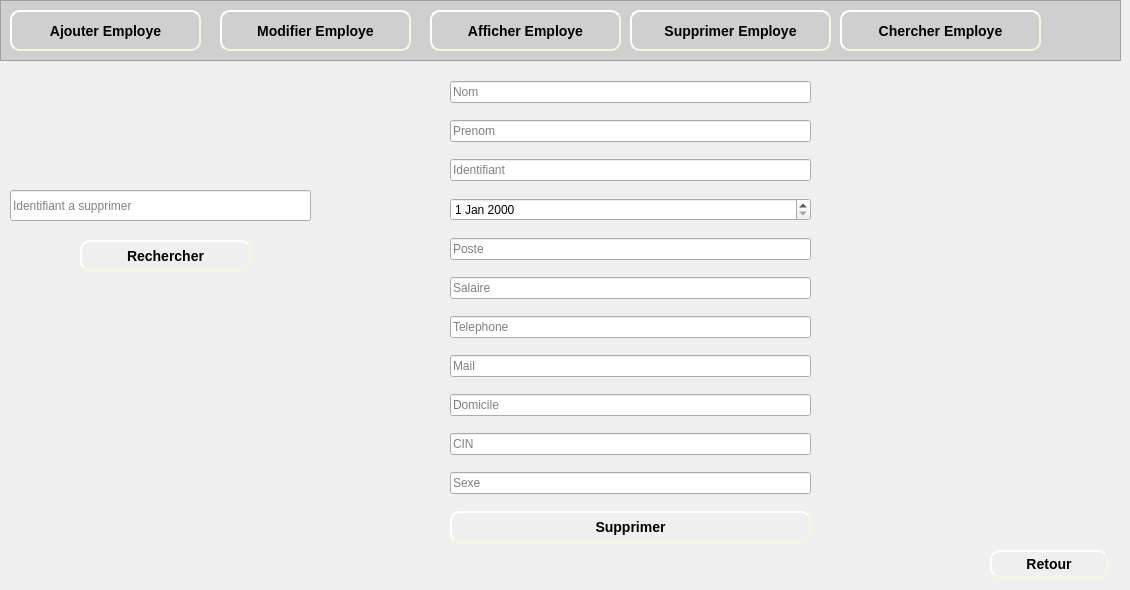
    <widget class="QWidget" name="page_6">
     <widget class="QFrame" name="frame_6">
      <property name="geometry">
       <rect>
        <x>0</x>
        <y>0</y>
        <width>1121</width>
        <height>61</height>
       </rect>
      </property>
      <property name="styleSheet">
       <string notr="true">background-color: rgb(207, 207, 207);</string>
      </property>
      <property name="frameShape">
       <enum>QFrame::StyledPanel</enum>
      </property>
      <property name="frameShadow">
       <enum>QFrame::Raised</enum>
      </property>
      <widget class="QPushButton" name="pushButton_ajouterEmploye_6">
       <property name="geometry">
        <rect>
         <x>10</x>
         <y>10</y>
         <width>191</width>
         <height>41</height>
        </rect>
       </property>
       <property name="styleSheet">
        <string notr="true">#pushButton_ajouterEmploye_6
{
	background-color: rgb(207, 207, 207);
	border-color: beige;
border-style: outset;
  border-width: 2px;
  border-radius: 10px;
  font: bold 14px;
  min-width: 6em;
  padding: 6px;

}
#pushButton_ajouterEmploye_5:hover
{
	border-color: blue;
}</string>
       </property>
       <property name="text">
        <string>Ajouter Employe</string>
       </property>
      </widget>
      <widget class="QLabel" name="label_64">
       <property name="geometry">
        <rect>
         <x>20</x>
         <y>20</y>
         <width>21</width>
         <height>21</height>
        </rect>
       </property>
       <property name="text">
        <string/>
       </property>
       <property name="pixmap">
        <pixmap>../Bouttons/ajouMachine-removebg-preview.png</pixmap>
       </property>
       <property name="scaledContents">
        <bool>true</bool>
       </property>
      </widget>
      <widget class="QPushButton" name="pushButton_modifierEmploye_6">
       <property name="geometry">
        <rect>
         <x>220</x>
         <y>10</y>
         <width>191</width>
         <height>41</height>
        </rect>
       </property>
       <property name="styleSheet">
        <string notr="true">#pushButton_modifierEmploye_6
{
	background-color: rgb(207, 207, 207);
	border-color: beige;
border-style: outset;
  border-width: 2px;
  border-radius: 10px;
  font: bold 14px;
  min-width: 6em;
  padding: 6px;

}
#pushButton_modifierEmploye_5:hover
{
	border-color: blue;
}</string>
       </property>
       <property name="text">
        <string>Modifier Employe</string>
       </property>
      </widget>
      <widget class="QLabel" name="label_65">
       <property name="geometry">
        <rect>
         <x>230</x>
         <y>20</y>
         <width>21</width>
         <height>21</height>
        </rect>
       </property>
       <property name="text">
        <string/>
       </property>
       <property name="pixmap">
        <pixmap>../Bouttons/modifier-removebg-preview.png</pixmap>
       </property>
       <property name="scaledContents">
        <bool>true</bool>
       </property>
      </widget>
      <widget class="QPushButton" name="pushButton_afficherEmploye_5">
       <property name="geometry">
        <rect>
         <x>430</x>
         <y>10</y>
         <width>191</width>
         <height>41</height>
        </rect>
       </property>
       <property name="styleSheet">
        <string notr="true">#pushButton_afficherEmploye_5
{

	border-color: beige;
border-style: outset;
  border-width: 2px;
  border-radius: 10px;
  font: bold 14px;
  min-width: 6em;
  padding: 6px;

}
#pushButton_afficherEmploye_5:hover
{
	border-color: blue;
}</string>
       </property>
       <property name="text">
        <string>Afficher Employe</string>
       </property>
      </widget>
      <widget class="QLabel" name="label_66">
       <property name="geometry">
        <rect>
         <x>440</x>
         <y>20</y>
         <width>21</width>
         <height>21</height>
        </rect>
       </property>
       <property name="text">
        <string/>
       </property>
       <property name="pixmap">
        <pixmap>../Bouttons/afficher-removebg-preview.png</pixmap>
       </property>
       <property name="scaledContents">
        <bool>true</bool>
       </property>
      </widget>
      <widget class="QPushButton" name="pushButton_supprimerEmploye_5">
       <property name="geometry">
        <rect>
         <x>630</x>
         <y>10</y>
         <width>201</width>
         <height>41</height>
        </rect>
       </property>
       <property name="styleSheet">
        <string notr="true">#pushButton_supprimerEmploye_5
{
	background-color: rgb(207, 207, 207);
	border-color: beige;
border-style: outset;
  border-width: 2px;
  border-radius: 10px;
  font: bold 14px;
  min-width: 6em;
  padding: 6px;

}
#pushButton_supprimerEmploye_5:hover
{
	border-color: blue;
}</string>
       </property>
       <property name="text">
        <string>Supprimer Employe</string>
       </property>
      </widget>
      <widget class="QLabel" name="label_67">
       <property name="geometry">
        <rect>
         <x>640</x>
         <y>20</y>
         <width>21</width>
         <height>21</height>
        </rect>
       </property>
       <property name="text">
        <string/>
       </property>
       <property name="pixmap">
        <pixmap>../Bouttons/supprimerMachine-removebg-preview.png</pixmap>
       </property>
       <property name="scaledContents">
        <bool>true</bool>
       </property>
      </widget>
      <widget class="QPushButton" name="pushButton_4">
       <property name="geometry">
        <rect>
         <x>840</x>
         <y>10</y>
         <width>201</width>
         <height>41</height>
        </rect>
       </property>
       <property name="styleSheet">
        <string notr="true">#pushButton_4
{

	border-color: beige;
border-style: outset;
  border-width: 2px;
  border-radius: 10px;
  font: bold 14px;
  min-width: 6em;
  padding: 6px;

}
#pushButton_4:hover
{
	border-color: blue;
}</string>
       </property>
       <property name="text">
        <string>Chercher Employe</string>
       </property>
      </widget>
      <widget class="QLabel" name="label_105">
       <property name="geometry">
        <rect>
         <x>850</x>
         <y>20</y>
         <width>21</width>
         <height>21</height>
        </rect>
       </property>
       <property name="text">
        <string/>
       </property>
       <property name="pixmap">
        <pixmap>../Bouttons/consulter-removebg-preview.png</pixmap>
       </property>
       <property name="scaledContents">
        <bool>true</bool>
       </property>
      </widget>
     </widget>
     <widget class="QLabel" name="label_11">
      <property name="geometry">
       <rect>
        <x>0</x>
        <y>60</y>
        <width>1121</width>
        <height>521</height>
       </rect>
      </property>
      <property name="text">
       <string/>
      </property>
      <property name="pixmap">
       <pixmap>../Bouttons/fontFinal.jpg</pixmap>
      </property>
      <property name="scaledContents">
       <bool>true</bool>
      </property>
     </widget>
     <widget class="QLineEdit" name="lineEdit_idSupprimerE">
      <property name="geometry">
       <rect>
        <x>10</x>
        <y>190</y>
        <width>301</width>
        <height>31</height>
       </rect>
      </property>
      <property name="placeholderText">
       <string>Identifiant a supprimer</string>
      </property>
     </widget>
     <widget class="QPushButton" name="pushButton_rechercherSE">
      <property name="geometry">
       <rect>
        <x>80</x>
        <y>240</y>
        <width>171</width>
        <height>31</height>
       </rect>
      </property>
      <property name="styleSheet">
       <string notr="true">#pushButton_rechercherSE
{

	border-color: beige;
border-style: outset;
  border-width: 2px;
  border-radius: 10px;
  font: bold 14px;
  min-width: 6em;
  padding: 6px;

}
#pushButton_rechercherSE:hover
{
	border-color: blue;
}</string>
      </property>
      <property name="text">
       <string>Rechercher</string>
      </property>
     </widget>
     <widget class="QLabel" name="label_35">
      <property name="geometry">
       <rect>
        <x>100</x>
        <y>240</y>
        <width>21</width>
        <height>21</height>
       </rect>
      </property>
      <property name="text">
       <string/>
      </property>
      <property name="pixmap">
       <pixmap>../Bouttons/consulter-removebg-preview.png</pixmap>
      </property>
      <property name="scaledContents">
       <bool>true</bool>
      </property>
     </widget>
     <widget class="QPushButton" name="pushButton_retour_9">
      <property name="geometry">
       <rect>
        <x>990</x>
        <y>550</y>
        <width>118</width>
        <height>28</height>
       </rect>
      </property>
      <property name="styleSheet">
       <string notr="true">#pushButton_retour_9
{
	
	border-color: beige;
border-style: outset;
  border-width: 2px;
  border-radius: 10px;
  font: bold 14px;
  min-width: 6em;
  padding: 6px;

}
#pushButton_retour_9:hover
{
	border-color: blue;
}</string>
      </property>
      <property name="text">
       <string>Retour</string>
      </property>
     </widget>
     <widget class="QLabel" name="label_97">
      <property name="geometry">
       <rect>
        <x>1000</x>
        <y>560</y>
        <width>21</width>
        <height>16</height>
       </rect>
      </property>
      <property name="text">
       <string/>
      </property>
      <property name="pixmap">
       <pixmap>../Bouttons/retour-removebg-preview.png</pixmap>
      </property>
      <property name="scaledContents">
       <bool>true</bool>
      </property>
     </widget>
     <widget class="QWidget" name="verticalLayoutWidget_10">
      <property name="geometry">
       <rect>
        <x>450</x>
        <y>70</y>
        <width>361</width>
        <height>491</height>
       </rect>
      </property>
      <layout class="QVBoxLayout" name="verticalLayout_9">
       <item>
        <widget class="QLineEdit" name="lineEdit_nom_5">
         <property name="placeholderText">
          <string>Nom</string>
         </property>
        </widget>
       </item>
       <item>
        <widget class="QLineEdit" name="lineEdit_prenom_3">
         <property name="placeholderText">
          <string>Prenom</string>
         </property>
        </widget>
       </item>
       <item>
        <widget class="QLineEdit" name="lineEdit_identifiant_3">
         <property name="placeholderText">
          <string>Identifiant</string>
         </property>
        </widget>
       </item>
       <item>
        <widget class="QDateEdit" name="dateEdit_naissance_3"/>
       </item>
       <item>
        <widget class="QLineEdit" name="lineEdit_poste_3">
         <property name="placeholderText">
          <string>Poste</string>
         </property>
        </widget>
       </item>
       <item>
        <widget class="QLineEdit" name="lineEdit_salaire_3">
         <property name="placeholderText">
          <string>Salaire</string>
         </property>
        </widget>
       </item>
       <item>
        <widget class="QLineEdit" name="lineEdit_telephone_3">
         <property name="placeholderText">
          <string>Telephone</string>
         </property>
        </widget>
       </item>
       <item>
        <widget class="QLineEdit" name="lineEdit_mail_3">
         <property name="placeholderText">
          <string>Mail</string>
         </property>
        </widget>
       </item>
       <item>
        <widget class="QLineEdit" name="lineEdit_domicile_3">
         <property name="placeholderText">
          <string>Domicile</string>
         </property>
        </widget>
       </item>
       <item>
        <widget class="QLineEdit" name="lineEdit_cin_3">
         <property name="placeholderText">
          <string>CIN</string>
         </property>
        </widget>
       </item>
       <item>
        <widget class="QLineEdit" name="lineEdit_sexe_3">
         <property name="placeholderText">
          <string>Sexe</string>
         </property>
        </widget>
       </item>
       <item>
        <widget class="QPushButton" name="pushButton_supprimerE">
         <property name="styleSheet">
          <string notr="true">#pushButton_supprimerE
{
	
	border-color: beige;
border-style: outset;
  border-width: 2px;
  border-radius: 10px;
  font: bold 14px;
  min-width: 6em;
  padding: 6px;

}
#pushButton_supprimerE:hover
{
	border-color: blue;
}</string>
         </property>
         <property name="text">
          <string>Supprimer</string>
         </property>
        </widget>
       </item>
      </layout>
     </widget>
    </widget>
